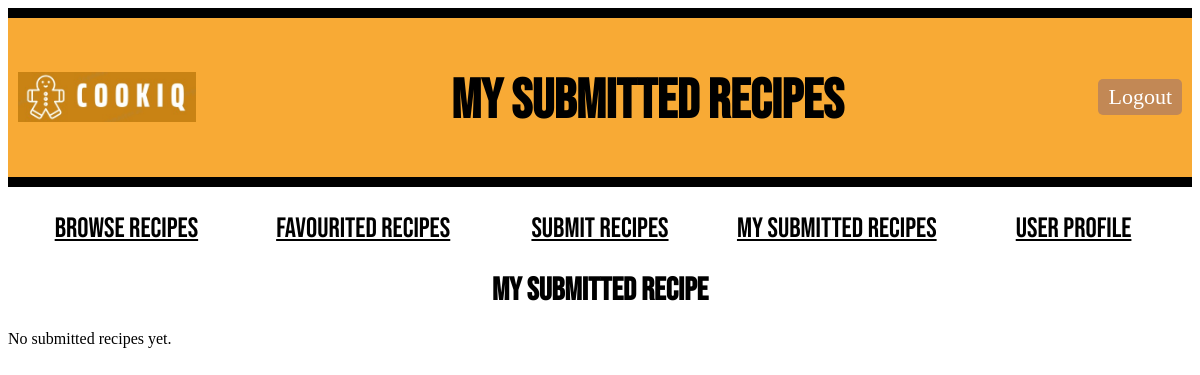
The app's page /user/3/submitted_recipes (signed in), older data.
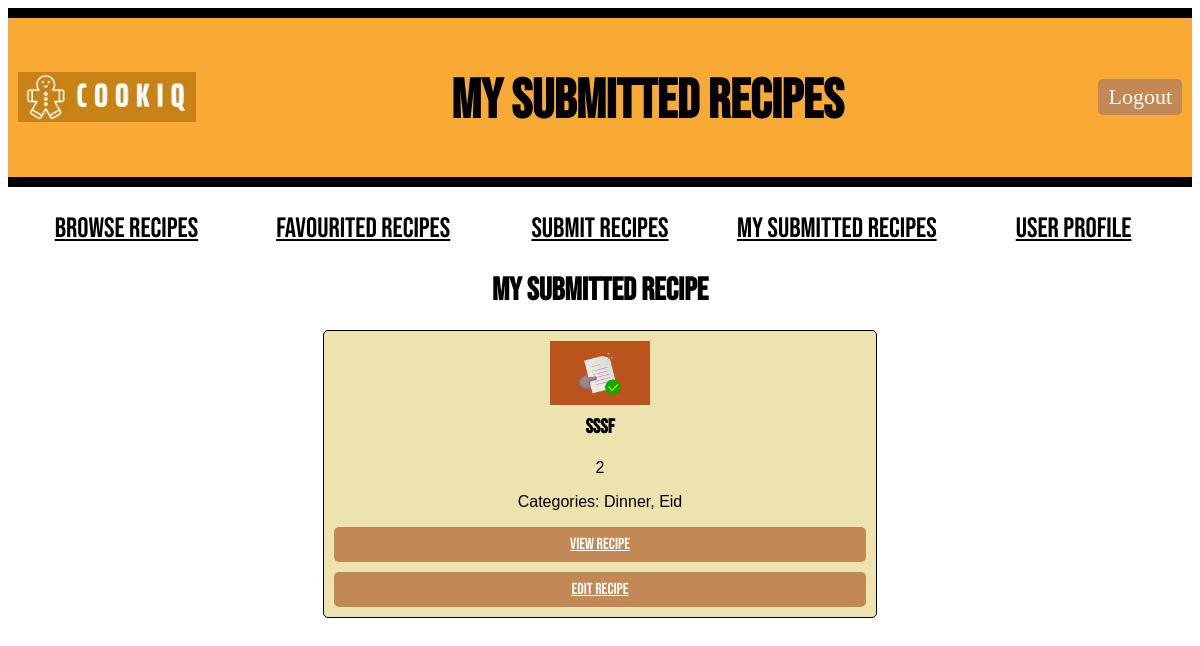
The same page, newer data.
### models.py (models this page shows, shortened)
class Recipe(db.Model):
    id = db.Column(db.Integer, primary_key=True)
    recipe_name = db.Column(db.String(100), nullable=False)
    description = db.Column(db.Text, nullable=False)
    ingredients = db.Column(db.Text, nullable=False)
    steps = db.Column(db.Text, nullable=False)
    difficulty = db.Column(db.Integer, nullable=False)
    time_required = db.Column(db.Integer, nullable=False)
    serving_size = db.Column(db.Integer, nullable=False)
    submitted_at = db.Column(db.DateTime(timezone=True), server_default=db.func.now())
    approved = db.Column(db.Boolean, default=False)
    user_id = db.Column(db.Integer, db.ForeignKey('user.id', name='fk_recipe_user'), nullable=False)
    image_path = db.Column(db.String(255))  # Path to the image file
    submitted_by = db.Column(db.String(100), nullable=False)
    admin_id = db.Column(db.Integer, db.ForeignKey('admin.id', name='fk_recipe_admin'))
    comments = db.relationship('Comment', backref='recipe', cascade="all, delete-orphan", lazy=True)
    categories = db.relationship('Category', secondary=recipe_category_association, backref=db.backref('recipes', lazy='dynamic'))

class Category(db.Model):
    id = db.Column(db.Integer, primary_key=True)
    name = db.Column(db.String(100), nullable=False, unique=True)

### main.py (the view)
@app.route("/user/<int:user_id>/submitted_recipes")
def submitted_recipes(user_id):
    if "user_id" not in session or session["user_id"] != user_id:
        return redirect(url_for("login"))
    user = User.query.get_or_404(user_id)
    recipes = Recipe.query.filter_by(user_id=user_id).all()
    return render_template("submitted_recipes.html", user=user, recipes=recipes)

### templates/submitted_recipes.html (shortened to what this page needs)
<!DOCTYPE html>
<html>
<head>
    <link rel="stylesheet" type="text/css" href="{{ url_for('static', filename='BrowseRecipe.css') }}">
</head>
<body>
    <div class="header">
        <div class="logo-container">
            <img style="height: 50px; padding-bottom: 30px;" src="{{ url_for('static', filename='Logo_CookiQ.jpeg') }}" alt="Logo_CookiQ">
        </div>
        <h1 class="title">My Submitted Recipes</h1>
        <a href="{{ url_for('logout') }}" class="LogOutButton">Logout</a>
    </div>
    <div class="classification">
        <ul>
            <li><a href="browse_recipes" class="button">Browse Recipes</a></li>
            <li><a href="favouritedrecipe" class="button">Favourited Recipes</a></li>
            <li><a href="recipesubmission" class="button">Submit Recipes</a></li>
            <li><a href="submitted_recipes" class="button">My Submitted Recipes</a></li>
            <li><a href="userprofile" class="button">User Profile</a></li>
        </ul>
    </div>
    <div class="recipes">
    <h2>My Submitted Recipe</h2>
    {% if recipes %}
        {% for i in range(0, recipes|length, 4) %}
        <div class="recipe-row">
            {% for recipe in recipes[i:i+4] %}
            <div class="recipe-card">
                <img src="/static/{{ recipe.image_path }}" alt="Recipe Image" style="max-width: 100px;">
                <h3>{{ recipe.recipe_name }}</h3>
                <p>{{ recipe.description }}</p>
                <p>Categories:
                    {% for category in recipe.categories %}
                        {{ category.name }}{% if not loop.last %}, {% endif %}
                    {% endfor %}
                </p>
                <a href="{{ url_for('recipe', user_id=user.id, recipe_id=recipe.id, source='submitted_recipes') }}">View Recipe</a>
                <a href="{{ url_for('edit_recipe', user_id=user.id, recipe_id=recipe.id) }}" class="edit_recipe">Edit Recipe</a>
            </div>
            {% endfor %}
        </div>
        {% endfor %}
    {% else %}
        <p>No submitted recipes yet.</p>
    {% endif %}
    </div>
</body>
</html>

Row changes from the older to the newer data that the page shows:
added Recipe: image_path (picture), recipe_name "sssf", description "2"
now on this page (row unchanged): Category: name "Dinner"
now on this page (row unchanged): Category: name "Eid"
Text that changed along with them:
text no longer shown: "No submitted recipes yet."
